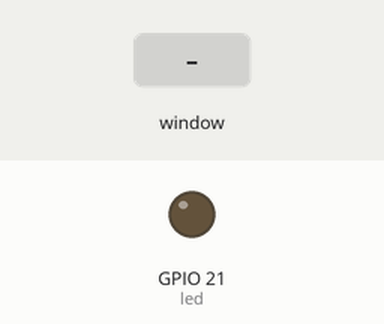
Bench run of a program on a simulated Raspberry Pi (BCM pin numbers). Parts: output pins drawn as LEDs (lit = HIGH). The test bench sets the inputs (shaded band). The desktop window is not drawn, its controls go by their first labels and the mouse button is held 0.15 s.

Above: at 1.2 s.
1.3 s: control labelled "Encender" in the window clicked
At 2.2 s:
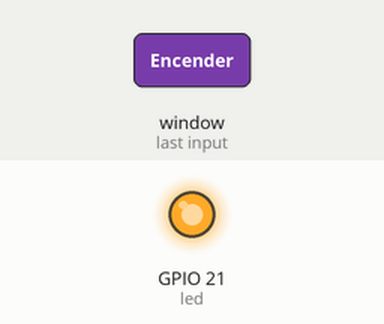
2.8 s: control labelled "Apagar" in the window clicked
At 3.3 s:
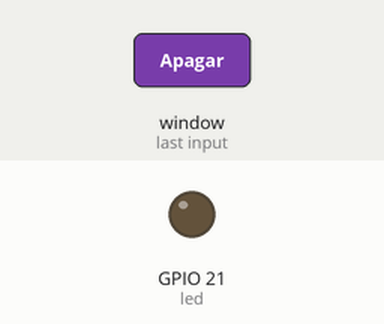
Timing chart, 0 to 5.8 s (numbered marks = the images above; inputs shaded):
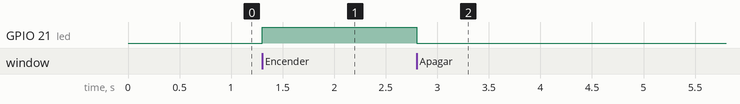

The program:

Boton_Funcion_Grafico.py
```python
#Asignar una función a los botones
import sys
from Tkinter import*
#Para Interacturar con las entradas y salidas
#Se requiere de la libreria mostrada
#Librería para controlar GPIO
import RPi.GPIO as GPIO

#Sirve para uar los pines de la placa y no del procesador
GPIO.setmode(GPIO.BCM)
#Apagar Warning
GPIO.setwarnings(False)

#Declarar pines a usar
led = 21

#Configurar el pin 21 (led) como salida
GPIO.setup(led, GPIO.OUT)

#Definir Funciones
def Encender():
    etiqueta.config(text="Encendido")
    #Escribir la salida (Encender)
    GPIO.output(led,1)
def Apagar():
    etiqueta.config(text="Apagado")
    #Escribir la salida (Apagar)
    GPIO.output(led,0)

#Crear Interfaz
app=Tk()
app.title("Encender un LED")
vp=Frame(app)
vp.grid(column=10, row=20)
vp.columnconfigure(0,weight=1)
vp.rowconfigure(0,weight=1)

#Parametrizar Interfaz
Salida_Label="Apagado"
etiqueta=Label(vp, text=Salida_Label)
etiqueta.grid(column=1, row=3)
boton=Button(vp, text="Encender",background="green", command=Encender)
boton.grid(column=1,row=2)
boton=Button(vp, text="Apagar", background="red", command=Apagar)
boton.grid(column=1,row=1)
app.mainloop()
```

Measured:
- after the input at 1.3 s, GPIO 21 (led): LOW → HIGH at once
- after the input at 2.8 s, GPIO 21 (led): HIGH → LOW at once
